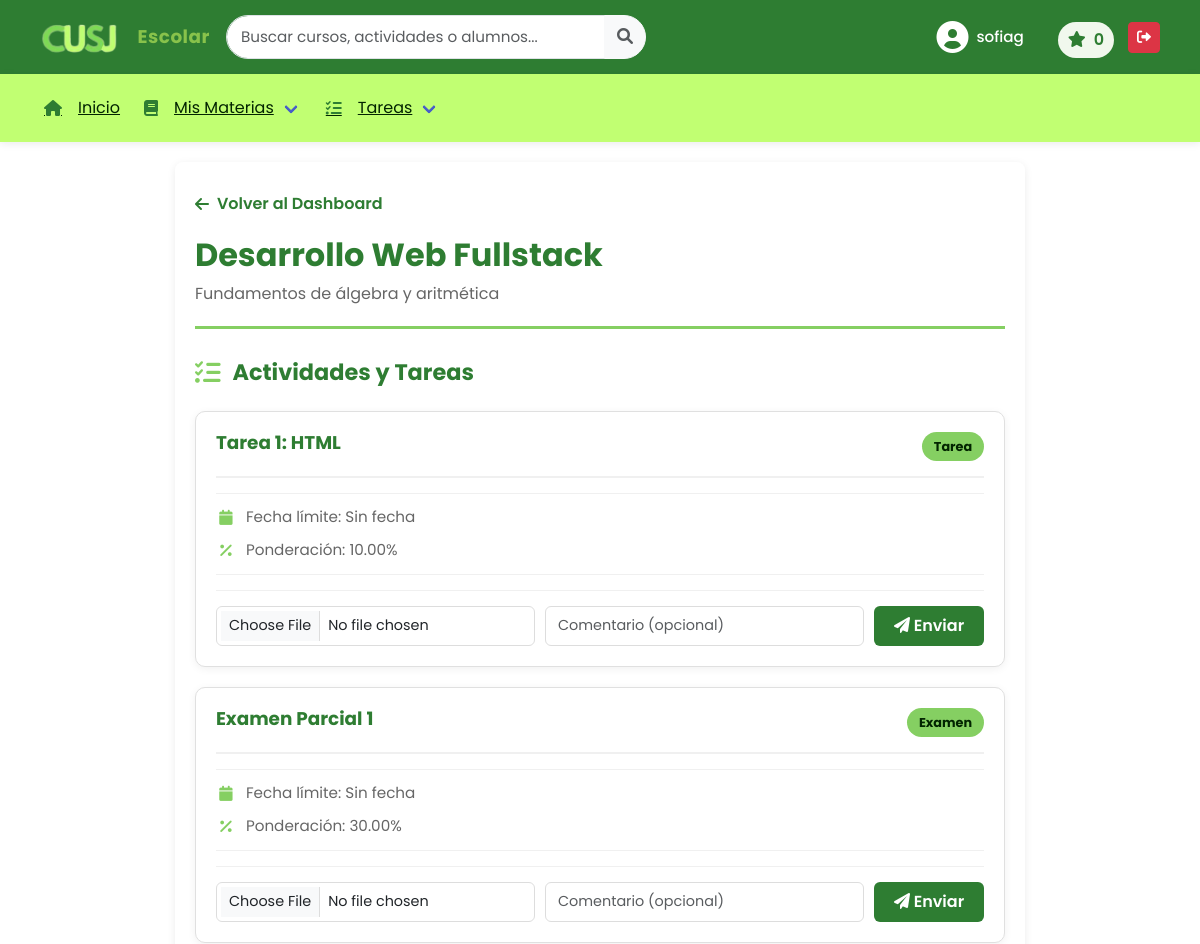
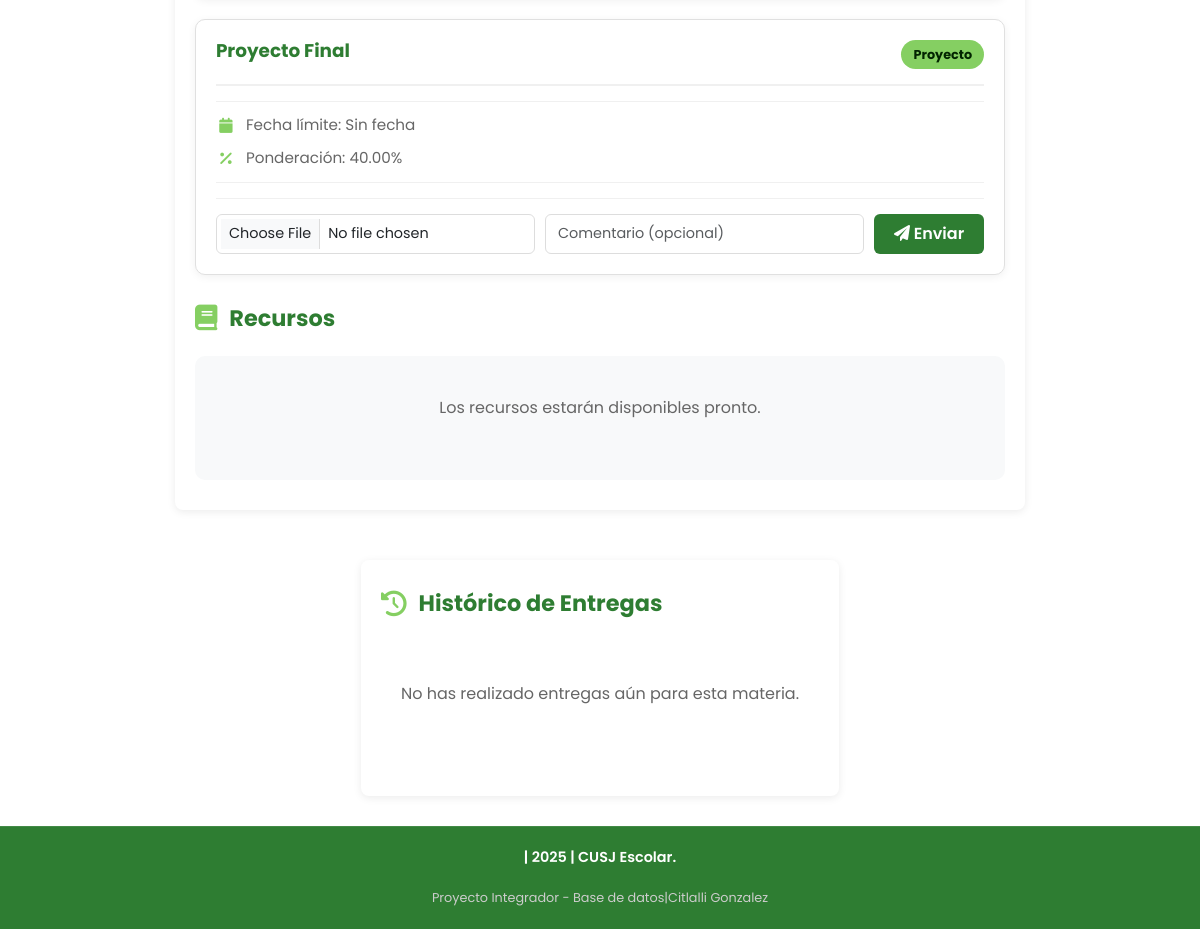
Page /views/alumno/ver_materia.php?id=1 (signed in) on the committed database (2 pictures, top to bottom).
### tables this page shows
CREATE TABLE `materia` (
  `id_materia` int NOT NULL AUTO_INCREMENT,
  `nombre` varchar(100) NOT NULL,
  `descripcion` text,
  `creditos` int NOT NULL,
  `id_departamento` int NOT NULL,
  PRIMARY KEY (`id_materia`),
  KEY `id_departamento` (`id_departamento`),
  CONSTRAINT `materia_ibfk_1` FOREIGN KEY (`id_departamento`) REFERENCES `departamento` (`id_departamento`) ON DELETE CASCADE ON UPDATE CASCADE
);

CREATE TABLE `actividades` (
  `ID_actividad` int NOT NULL AUTO_INCREMENT,
  `ID_curso` int NOT NULL,
  `titulo` varchar(255) NOT NULL,
  `descripcion` text,
  `fecha_limite` datetime DEFAULT NULL,
  `ponderacion` decimal(5,2) NOT NULL,
  `tipo` enum('Tarea','Examen','Proyecto','Participacion') NOT NULL DEFAULT 'Tarea',
  PRIMARY KEY (`ID_actividad`),
  KEY `ID_curso` (`ID_curso`)
);

### views/alumno/ver_materia.php (the view, shortened to what this page needs)
<?php
include '../../Includes/conexion.php';
include '../../Includes/header.php';
$id_alumno = $_SESSION['id_alumno'] ?? $_SESSION['id_usuario'];
$id_materia = intval($_GET['id']);
$sql_materia = "SELECT * FROM materia WHERE id_materia = :id_materia";
$stmt = $conexion->prepare($sql_materia);
$stmt->execute([':id_materia' => $id_materia]);
$materia = $stmt->fetch(PDO::FETCH_ASSOC);
$sql_actividades = "SELECT a.ID_actividad, a.titulo, a.descripcion, a.fecha_limite, a.ponderacion, a.tipo
                    FROM actividades a
                    JOIN cursos c ON a.ID_curso = c.id_curso
                    WHERE c.id_materia = :id_materia
                    ORDER BY a.fecha_limite DESC";
$stmt = $conexion->prepare($sql_actividades);
$stmt->execute([':id_materia' => $id_materia]);
$actividades = $stmt->fetchAll(PDO::FETCH_ASSOC);
try {
    $conexion->exec("CREATE TABLE IF NOT EXISTS entregas (
        id INT NOT NULL AUTO_INCREMENT PRIMARY KEY,
        id_actividad INT NOT NULL,
        id_alumno INT NOT NULL,
        archivo_url VARCHAR(255),
        comentario TEXT,
        fecha_entrega DATETIME DEFAULT CURRENT_TIMESTAMP,
        calificacion DECIMAL(5,2) NULL
    ) ENGINE=InnoDB DEFAULT CHARSET=utf8mb4;");
} catch (Exception $e) {
}
$sql_hist = "SELECT e.id, e.id_actividad, e.archivo_url, e.comentario, e.fecha_entrega, e.calificacion, a.titulo
             FROM entregas e
             JOIN actividades a ON e.id_actividad = a.ID_actividad
             JOIN cursos c ON a.ID_curso = c.id_curso
             WHERE e.id_alumno = :id_alumno AND c.id_materia = :id_materia
             ORDER BY e.fecha_entrega DESC";
$hstmt = $conexion->prepare($sql_hist);
try {
    $hstmt->execute([':id_alumno' => $id_alumno, ':id_materia' => $id_materia]);
    $historial = $hstmt->fetchAll(PDO::FETCH_ASSOC);
} catch (Exception $e) {
    $historial = [];
}
?>
<div class="materia-container">
    <a href="<?php echo $base_url; ?>/home/usuarios/index_alumno.php" class="back-link">
        <i class="fas fa-arrow-left"></i> Volver al Dashboard
    </a>
    <div class="materia-header">
        <h1><?php echo htmlspecialchars($materia['nombre'] ?? ''); ?></h1>
        <p><?php echo htmlspecialchars($materia['descripcion'] ?? ''); ?></p>
    </div>
    <div class="materia-content">
        <section class="actividades-section">
            <h2><i class="fas fa-tasks"></i> Actividades y Tareas</h2>
            <?php if (!empty($actividades)): ?>
                <div class="actividades-list">
                    <?php
                    foreach($actividades as $actividad):
                        $sql_entrega = "SELECT id, archivo_url, calificacion, fecha_entrega FROM entregas WHERE id_actividad = :id_actividad AND id_alumno = :id_alumno LIMIT 1";
                        $s2 = $conexion->prepare($sql_entrega);
                        try {
                            $s2->execute([':id_actividad' => $actividad['ID_actividad'], ':id_alumno' => $id_alumno]);
                            $entrega = $s2->fetch(PDO::FETCH_ASSOC);
                        } catch (Exception $e) {
                            $entrega = null;
                        }
                    ?>
                        <div class="actividad-card">
                            <div class="actividad-header">
                                <h3><?php echo htmlspecialchars($actividad['titulo'] ?? ''); ?></h3>
                                <span class="actividad-type"><?php echo htmlspecialchars($actividad['tipo'] ?? ''); ?></span>
                            </div>
                            <div class="actividad-body">
                                <div class="actividad-info">
                                    <div class="info-item">
                                        <i class="fas fa-calendar"></i>
                                        <span>Fecha límite: <?php echo $actividad['fecha_limite'] ? date('d/m/Y H:i', strtotime($actividad['fecha_limite'])) : 'Sin fecha'; ?></span>
                                    </div>
                                    <div class="info-item">
                                        <i class="fas fa-percentage"></i>
                                        <span>Ponderación: <?php echo htmlspecialchars($actividad['ponderacion']); ?>%</span>
                                    </div>
                                </div>
                                <?php if ($entrega): ?>
                                    <div class="alert alert-success small py-2">
                                        <strong>Entregado</strong>
                                        <?php if (!empty($entrega['archivo_url'])): ?>
                                            &nbsp; - &nbsp;<?php $link = normalize_to_webpath($entrega['archivo_url'] ?? ''); ?>
                                            <a href="<?php echo htmlspecialchars($link); ?>" target="_blank" rel="noopener">Ver archivo</a>
                                        <?php endif; ?>
                                        <?php if ($entrega['calificacion'] !== null): ?>
                                            &nbsp; | &nbsp;Nota: <?php echo htmlspecialchars($entrega['calificacion']); ?>
                                        <?php else: ?>
                                            &nbsp; | &nbsp;<span class="text-muted">Pendiente de calificar</span>
                                        <?php endif; ?>
                                    </div>
                                <?php else: ?>
                                    <form action="/Proyecto_integral/procesar_entrega.php" method="POST" enctype="multipart/form-data">
                                        <input type="file" name="archivo" class="form-control form-control-sm" required accept=".pdf,.doc,.docx,.zip,.rar,.png,.jpg,.jpeg,.txt,.ppt,.pptx">
                                        <input type="text" name="comentario" class="form-control form-control-sm" placeholder="Comentario (opcional)">
                                        <button type="submit" class="btn btn-primary">
                                            <i class="fas fa-paper-plane"></i> Enviar
                                        </button>
                                    </form>
                                <?php endif; ?>
                            </div>
                        </div>
                    <?php endforeach; ?>
                </div>
            <?php endif; ?>
        </section>
        <section class="recursos-section">
            <h2><i class="fas fa-book"></i> Recursos</h2>
            <div class="empty-state">
                <p>Los recursos estarán disponibles pronto.</p>
            </div>
        </section>
    </div>
</div>
<div class="materia-container contenedor-900px">
    <section class="actividades-section">
        <h2><i class="fas fa-history"></i> Histórico de Entregas</h2>
        <?php if (!empty($historial)): ?>
            <div class="actividades-list">
                <?php foreach($historial as $ent): ?>
                    <div class="actividad-card">
                        <div class="actividad-header">
                            <h3><?php echo htmlspecialchars($ent['titulo']); ?></h3>
                            <small class="text-muted"><?php echo date('d/m/Y H:i', strtotime($ent['fecha_entrega'])); ?></small>
                        </div>
                        <div class="actividad-body">
                            <p>
                                <?php if (!empty($ent['archivo_url'])): ?>
                                    Archivo: <?php $linkHist = normalize_to_webpath($ent['archivo_url'] ?? ''); ?>
                                    <a href="<?php echo htmlspecialchars($linkHist); ?>" target="_blank" rel="noopener">Ver</a>
                                <?php endif; ?>
                            </p>
                            <?php if (!empty($ent['comentario'])): ?>
                                <p class="small text-muted">Comentario: <?php echo htmlspecialchars($ent['comentario'] ?? ''); ?></p>
                            <?php endif; ?>
                            <?php if ($ent['calificacion'] !== null): ?>
                                <div class="badge bg-info">Calificación: <?php echo htmlspecialchars((string)($ent['calificacion'] ?? '')); ?></div>
                            <?php else: ?>
                                <div class="badge bg-secondary">Sin calificar</div>
                            <?php endif; ?>
                        </div>
                    </div>
                <?php endforeach; ?>
            </div>
        <?php else: ?>
            <div class="empty-state">
                <p>No has realizado entregas aún para esta materia.</p>
            </div>
        <?php endif; ?>
    </section>
</div>
<?php include '../../Includes/footer.php'; ?>

### assets/css/style.css (style rules this page uses)
html { --primary-dark: #2E7D32; --accent: #85cf62; --text-white: #ffffff; --bg-body: #f4f6f9; }
* { margin: 0; padding: 0; box-sizing: border-box; font-family: 'Poppins', sans-serif; }
body { background-color: var(--bg-body); min-height: 100vh; display: flex; flex-direction: column; }
h2 { color: black; font-weight: 700; margin-bottom: 10px; }
p { color: #666; margin-bottom: 30px; font-size: 0.9rem; }
.empty-state { text-align: center; padding: 40px 20px; color: #999; }
.empty-state p { margin: 0 0 20px 0; font-size: 1rem; }
.btn-primary { display: inline-block; background: var(--primary-dark); color: white; padding: 10px 20px; border-radius: 5px; text-decoration: none; transition: background 0.2s; }
.contenedor-900px { max-width: 900px; margin: 20px auto; }
.materia-container { max-width: 1100px; margin: 0 auto; padding: 30px 20px; background: white; border-radius: 8px; box-shadow: 0 2px 8px rgba(0,0,0,0.08); margin-top: 20px; margin-bottom: 30px; }
.back-link { display: inline-flex; align-items: center; gap: 8px; color: var(--primary-dark); text-decoration: none; font-weight: 600; margin-bottom: 20px; transition: 0.2s ease; }
.materia-header { border-bottom: 3px solid var(--accent); padding-bottom: 20px; margin-bottom: 30px; }
.materia-header h1 { color: var(--primary-dark); font-size: 2rem; font-weight: 700; margin-bottom: 8px; }
.materia-header p { color: #666; font-size: 1rem; margin: 0; }
.materia-content { display: grid; grid-template-columns: 1fr; gap: 30px; }
.actividades-section { background: white; padding: 0; }
.actividades-section h2, .recursos-section h2 { color: var(--primary-dark); font-size: 1.4rem; font-weight: 700; margin-bottom: 25px; display: flex; align-items: center; gap: 12px; }
.actividades-section h2 i, .recursos-section h2 i { color: var(--accent); font-size: 1.6rem; }
.actividades-list { display: flex; flex-direction: column; gap: 20px; }
.actividad-card { background: white; border: 1px solid #e0e0e0; border-radius: 10px; overflow: hidden; box-shadow: 0 2px 8px rgba(0,0,0,0.06); transition: all 0.2s ease; padding: 20px; }
.actividad-header { display: flex; justify-content: space-between; align-items: flex-start; gap: 15px; margin-bottom: 15px; padding-bottom: 15px; border-bottom: 2px solid #f0f0f0; }
.actividad-header h3 { color: var(--primary-dark); font-size: 1.15rem; font-weight: 700; margin: 0; flex: 1; }
.actividad-type { background: var(--accent); color: #022400; padding: 5px 12px; border-radius: 20px; font-size: 0.8rem; font-weight: 700; white-space: nowrap; }
.actividad-body { color: #666; }
.actividad-info { display: flex; flex-direction: column; gap: 10px; margin: 15px 0; padding: 12px 0; border-top: 1px solid #f0f0f0; border-bottom: 1px solid #f0f0f0; }
.info-item { display: flex; align-items: center; gap: 10px; color: #666; font-size: 0.95rem; }
.info-item i { color: var(--accent); width: 20px; text-align: center; }
.actividad-card form { display: flex; flex-wrap: wrap; gap: 10px; align-items: flex-end; margin-top: 15px; padding-top: 15px; border-top: 1px solid #f0f0f0; }
.actividad-card .form-control, .actividad-card .form-control-sm { border: 1px solid #ddd; border-radius: 6px; padding: 8px 12px; font-size: 0.9rem; }
.actividad-card .form-control[type="file"] { flex: 1; min-width: 180px; }
.actividad-card .form-control[type="text"] { flex: 1; min-width: 150px; }
.actividad-card .btn-primary { background: var(--primary-dark); color: white; border: none; padding: 8px 20px; border-radius: 6px; font-weight: 600; cursor: pointer; transition: 0.2s ease; white-space: nowrap; }
.recursos-section { padding: 0; }
.recursos-section .empty-state { text-align: center; padding: 40px 20px; background: #f8f9fa; border-radius: 10px; }
.contenedor-900px { max-width: 1100px; margin-left: auto; margin-right: auto; }
.contenedor-900px .actividades-section h2 { color: var(--primary-dark); font-size: 1.4rem; font-weight: 700; margin-bottom: 25px; display: flex; align-items: center; gap: 12px; }
.contenedor-900px .actividades-section h2 i { color: var(--accent); font-size: 1.6rem; }

### rows in the picture
materia: nombre "Desarrollo Web Fullstack", descripcion "Fundamentos de álgebra y aritmética"
actividades: titulo "Tarea 1: HTML", tipo "Tarea", shows "Sin fecha", ponderacion "10.00"
actividades: titulo "Examen Parcial 1", tipo "Examen", shows "Sin fecha", ponderacion "30.00"
actividades: titulo "Proyecto Final", tipo "Proyecto", shows "Sin fecha", ponderacion "40.00"

### other values in the picture
$_SESSION['nombre'] "sofiag"
$insignias_count "0"
